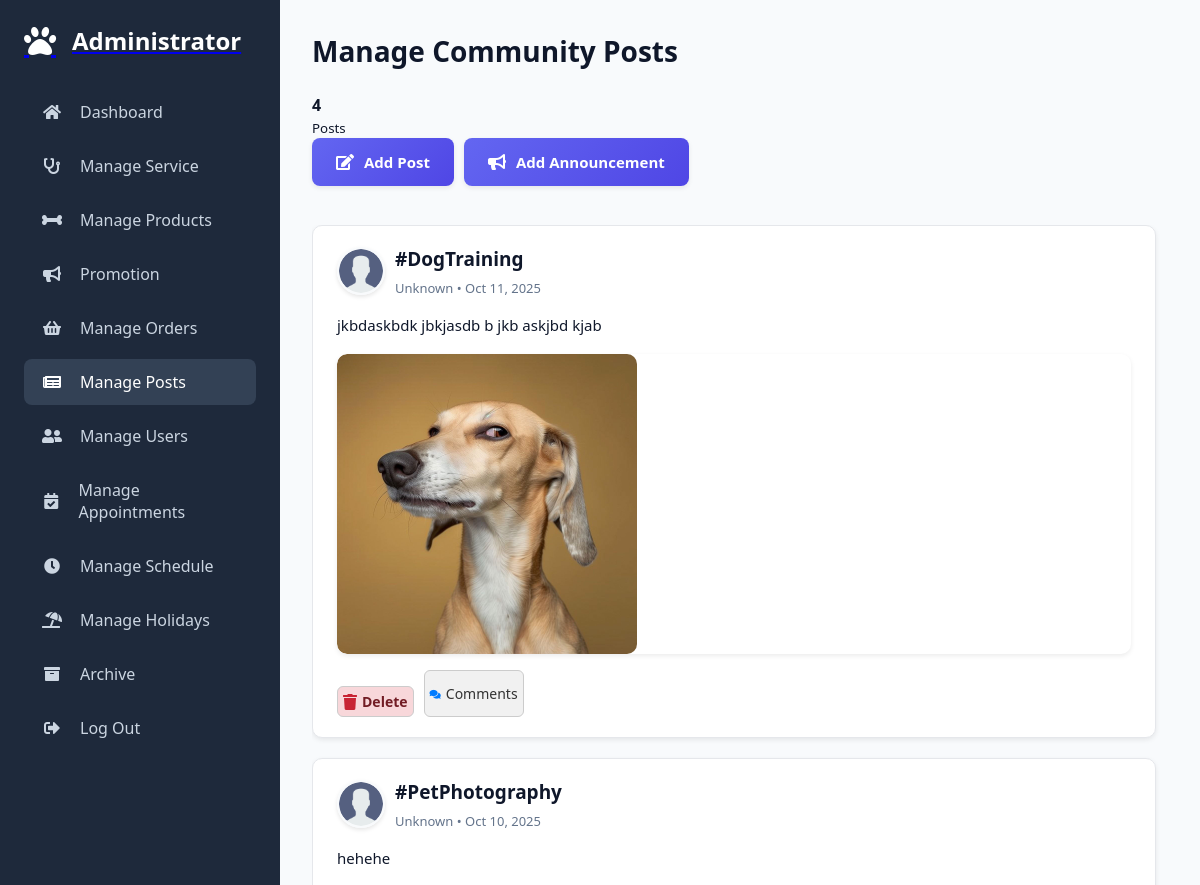
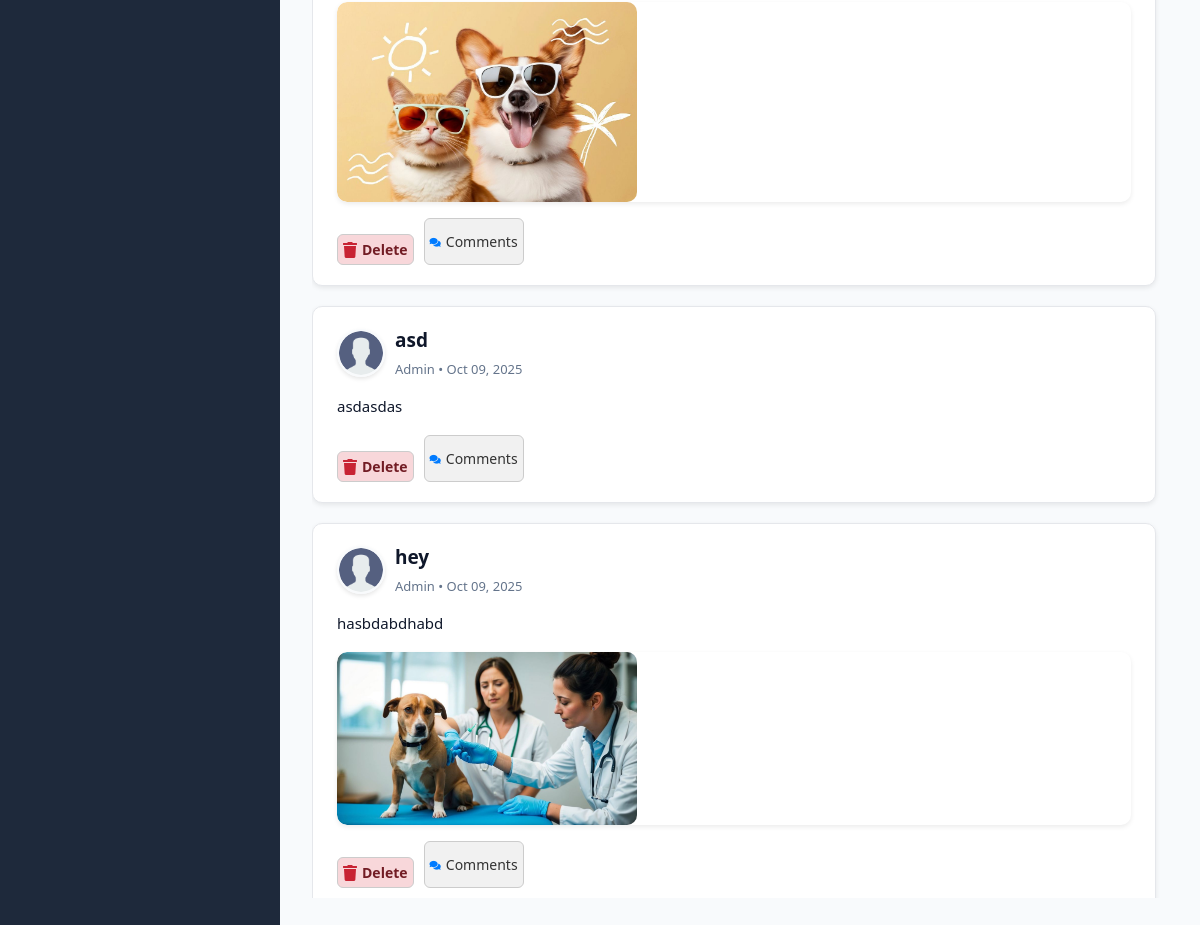
/admin/manage_post.php (signed in), run on the app's committed database (2 pictures, top to bottom).
### tables this page shows
CREATE TABLE `community_posts` (
  `id` int(11) NOT NULL,
  `user_id` varchar(36) NOT NULL,
  `title` varchar(255) NOT NULL,
  `content` text NOT NULL,
  `image` varchar(255) DEFAULT NULL,
  `score` int(11) DEFAULT 0,
  `views` int(11) DEFAULT 0,
  `created_at` datetime DEFAULT current_timestamp(),
  `status` enum('active','deleted') NOT NULL DEFAULT 'active',
  `is_announcement` tinyint(1) NOT NULL DEFAULT 0,
  `is_admin_post` tinyint(1) NOT NULL DEFAULT 0,
  `poster_type` enum('user','admin') NOT NULL DEFAULT 'user'
);

### admin/manage_post.php (the view, shortened to what this page needs)
<?php
require_once '../components/auth_admin.php';
$stmt = $conn->prepare("
    SELECT
        p.*,
        CASE WHEN p.is_admin_post = 1 THEN 'Admin' ELSE COALESCE(u.name, 'Unknown') END AS author_name,
        CASE WHEN p.is_admin_post = 1 THEN '../uploads/user.png' ELSE COALESCE(u.profile_pic, '../uploads/user.png') END AS profile_pic,
        CASE WHEN p.is_admin_post = 1 THEN 'admin' ELSE 'user' END AS poster_type
    FROM community_posts p
    LEFT JOIN users u ON p.user_id = u.id
    ORDER BY p.is_announcement DESC, p.created_at DESC
");
$stmt->execute();
$posts = $stmt->fetchAll(PDO::FETCH_ASSOC);
$total_posts = count($posts);
?>
<!DOCTYPE html>
<html lang="en">
<head>
<link rel="stylesheet" href="../assets/css/admin/manage_post.css?v=<?php echo time(); ?>">
<link rel="stylesheet" href="../assets/css/admin/admin_header.css?v=<?php echo time(); ?>">
<link rel="stylesheet" href="https://cdnjs.cloudflare.com/ajax/libs/font-awesome/5.15.4/css/all.min.css">
</head>
<body>
<?php include '../components/admin_header.php'; ?>
<div class="admin-main">
    <h2> Manage Community Posts</h2>
    <div class="community-stats">
        <div><strong id="postCount"><?= $total_posts ?></strong><br><small>Posts</small></div>
    </div>
    <div class="btn-group" style="display:flex;gap:10px;margin-bottom:15px;">
        <button class="add-btn" id="openPostModal"><i class="fas fa-edit"></i> Add Post</button>
        <button class="add-btn" id="openAnnouncementModal"><i class="fas fa-bullhorn"></i> Add Announcement</button>
    </div>
    <div class="posts-container" id="postsContainer">
        <?php if (count($posts) > 0): ?>
            <?php foreach ($posts as $post): ?>
                <?php
                    if ($post['poster_type'] === 'admin' || empty($post['profile_pic'])) {
                        $profilePic = '../uploads/user.png';
                    } else {
                        $profilePic = '../uploads/' . $post['profile_pic'];
                    }
                ?>
                <div class="post-card <?= $post['is_announcement'] ? 'announcement-card' : '' ?>" id="post-<?= $post['id'] ?>">
                    <div class="post-header">
                        <div style="display:flex;align-items:center;gap:10px;">
                            <img src="<?= htmlspecialchars($profilePic) ?>?v=<?= time() ?>"
                                alt="Profile" style="width:40px;height:40px;border-radius:50%;object-fit:cover;">
                            <div>
                                <h3>
                                    <?= htmlspecialchars($post['title']); ?>
                                </h3>
                                <span class="post-meta">
                                    <?= htmlspecialchars($post['author_name'] ?: 'Admin'); ?> • <?= date("M d, Y", strtotime($post['created_at'])); ?>
                                </span>
                            </div>
                        </div>
                    </div>
                    <p class="post-content"><?= nl2br(htmlspecialchars($post['content'])); ?></p>
                    <?php if (!empty($post['image'])): ?>
                        <div class="post-image">
                            <img src="../<?= htmlspecialchars($post['image']) ?>?v=<?= time() ?>" alt="Post image" style="max-width:300px;border-radius:8px;">
                        </div>
                    <?php endif; ?>
                    <div style="display:flex; gap: 10px; margin-top: 10px;">
                        <button class="delete-btn delete-post-btn" data-id="<?= $post['id']; ?>">
                            <i class="fas fa-trash"></i> Delete
                        </button>
                        <button class="toggle-comments-btn" data-id="<?= $post['id']; ?>">
                            <i class="fas fa-comments"></i> Comments
                        </button>
                    </div>
                </div>
            <?php endforeach; ?>
        <?php else: ?>
            <p class="no-posts">No posts found</p>
        <?php endif; ?>
    </div>
</div>
</body>
</html>

### assets/css/admin/manage_post.css (style rules this page uses)
:root { --primary-color: #6366f1; --secondary-color: #4f46e5; --dark-bg: #1e293b; --light-bg: #f8fafc; --text-dark: #0f172a; --text-light: #64748b; --card-bg: #ffffff; --border-radius: 10px; --transition: all 0.3s ease; --reddit-orange: #ff4500; --reddit-blue: #0079d3; --reddit-gray: #878a8c; --reddit-light-gray: #f6f7f8; --reddit-dark: #1c1c1c; --reddit-hover: #f8f9fa; --reddit-border: #ccc; --shadow: 0 2px 5px rgba(0, 0, 0, 0.08); --shadow-hover: 0 4px 12px rgba(0, 0, 0, 0.15); --danger-color: #ef4444; --danger-hover: #dc2626; --success-color: #10b981; --success-hover: #059669; }
body { overflow-y: hidden; }
.admin-main { max-width: 1200px; margin: 0rem auto 2rem; padding: 0 2rem; }
.admin-main h2 { font-size: 28px; font-weight: 700; color: var(--text-dark); margin-bottom: 24px; display: flex; align-items: center; gap: 12px; }
.add-btn { background: linear-gradient(135deg, var(--primary-color), var(--secondary-color)); color: #fff; padding: 14px 24px; border: none; border-radius: 8px; font-size: 15px; font-weight: 600; cursor: pointer; margin-bottom: 24px; transition: var(--transition); box-shadow: var(--shadow); display: inline-flex; align-items: center; gap: 10px; }
.add-btn i { font-size: 16px; }
.posts-container { max-height: 75vh; overflow-y: auto; padding-right: 12px; display: flex; flex-direction: column; gap: 20px; scrollbar-width: thin; scrollbar-color: var(--secondary-color) var(--light-bg); }
.post-card { background: var(--card-bg); border-radius: var(--border-radius); padding: 20px 24px; box-shadow: var(--shadow); transition: var(--transition); border: 1px solid #e5e7eb; position: relative; }
.post-header { display: flex; align-items: flex-start; justify-content: space-between; margin-bottom: 14px; gap: 16px; }
.post-header h3 { font-size: 19px; font-weight: 600; margin: 0 0 6px 0; color: var(--text-dark); line-height: 1.4; display: flex; align-items: center; gap: 10px; flex-wrap: wrap; }
.post-meta { color: var(--text-light); font-size: 13px; display: flex; align-items: center; gap: 8px; }
.post-header img { width: 48px !important; height: 48px !important; border-radius: 50% !important; object-fit: cover !important; border: 2px solid var(--light-bg); box-shadow: 0 2px 4px rgba(0,0,0,0.1); }
.post-content { margin: 16px 0; color: var(--text-dark); font-size: 15px; line-height: 1.7; white-space: pre-wrap; word-wrap: break-word; overflow-wrap: break-word; }
.post-image { margin: 16px 0; border-radius: 10px; overflow: hidden; box-shadow: var(--shadow); }
.post-image img { width: 100%; max-width: 400px; max-height: 480px; object-fit: cover; display: block; border-radius: 10px !important; transition: transform 0.4s ease; }
.delete-btn { background: var(--danger-color); color: #fff; border: none; padding: 10px 18px; border-radius: 6px; cursor: pointer; font-size: 14px; font-weight: 600; margin-top: 16px; transition: var(--transition); display: inline-flex; align-items: center; gap: 8px; }
.delete-btn i { font-size: 13px; }

### assets/css/admin/admin_header.css (style rules this page uses)
:root { --primary-color: #6366f1; --secondary-color: #4f46e5; --dark-bg: #1e293b; --light-bg: #f8fafc; --text-dark: #0f172a; --text-light: #64748b; --card-bg: #ffffff; --border-radius: 10px; --transition: all 0.3s ease; }
* { margin: 0; padding: 0; box-sizing: border-box; font-family: 'Segoe UI', sans-serif; }
body { background: var(--light-bg); color: var(--text-dark); overflow-x: hidden; }
.admin-main { margin-left: 280px; flex: 1; padding: 2rem; transition: var(--transition); }

### admin/manage_post.php (style rules this page uses)
.post-card button { display: inline-flex; align-items: center; gap: 5px; padding: 5px 5px; font-size: 14px; border: 1px solid #ccc; border-radius: 6px; cursor: pointer; transition: all 0.2s ease; }
.toggle-comments-btn { background-color: #f1f1f1; color: #333; padding: 3px 8px; font-size: 4px; border-radius: 5px; gap: 3px; }
.toggle-comments-btn i { color: #007bff; font-size: 10px; }
.delete-post-btn { background-color: #f8d7da; color: #721c24; }
.delete-post-btn i { color: #c82333; font-size: 16px; }

### data on the page
community_posts: title "#DogTraining", author_name "Unknown", created_at "Oct 11, 2025", content "jkbdaskbdk jbkjasdb b jkb askjbd kjab", image (picture)
community_posts: title "#PetPhotography", author_name "Unknown", created_at "Oct 10, 2025", content "hehehe", image (picture)
community_posts: title "asd", author_name "Admin", created_at "Oct 09, 2025", content "asdasdas"
community_posts: title "hey", author_name "Admin", created_at "Oct 09, 2025", content "hasbdabdhabd", image (picture)

### other printed values
$total_posts "4"
